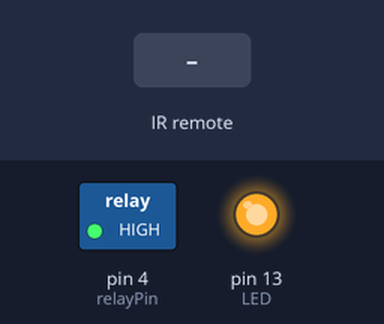
Recording of a sketch running on a simulated Arduino Uno, built with avr-gcc and run on an emulated ATmega328P. On the bench: switched loads named in the sketch (green lamp = pin HIGH), output pins drawn as LEDs (lit = HIGH). Inputs (shaded band) come from the test bench.

Above: at 1.2 s.
1.3 s: infrared code 0xFF42BD received
At 2.0 s:
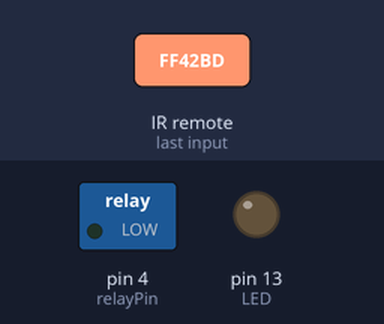
2.8 s: infrared code 0xFF52AD received
At 3.2 s:
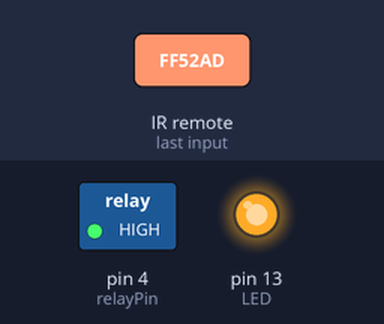
Timing chart, 0 to 5.8 s (numbered marks = the images above; inputs shaded):
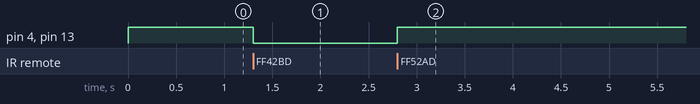

Measured:
- after the input at 1.3 s, pin 4 (relayPin), pin 13 (LED): HIGH → LOW at once
- after the input at 2.8 s, pin 4 (relayPin), pin 13 (LED): LOW → HIGH at once

The sketch:

CH13_2.ino
```cpp
// ===== ch13_2.ino =====
// ===== 遙控器控制繼電器 =====
#include <IRremote.h>  //掛載IRremote函數庫
const int IRR=A1;     //宣告A1腳連接IRR信號
IRrecv irrecv(IRR);     //建構接收物件
decode_results results;   //建構解碼結果物件
const int LED=13;      //宣告5腳連接LED信號
const int relayPin=4;   //宣告4腳連接relayPin信號
const int ON=0, OFF=1;    //宣告ON/OFF信號(低態動作)
int SW=OFF;       //宣告SW變數
#define keyOn 0xFF42BD  //定義keyOn(*)編碼
#define keyOff 0xFF52AD //定義keyOff(#)編碼
/*
向*鍵的編碼：0xFF42BD
向#鍵的編碼：0xFF52AD
*/

//初始設定
void setup() {
  pinMode(relayPin, OUTPUT);    //將relayPin規劃為輸出接腳
  digitalWrite(relayPin, OFF);    //將relayPin的初值設定為OFF
  pinMode(LED, OUTPUT);   //將LED規劃為輸出接腳
  digitalWrite(LED, OFF);     //將LED的初值設定為OFF
  pinMode(relayPin, OUTPUT);    //將relayPin規劃為輸出接腳
  irrecv.enableIRIn();      //啟用接收功能
}
//主程式
void loop() {
  if (irrecv.decode(&results)) {  //若接收到資料，則解碼
    if (results.value==keyOff) {    //若遙控器按#鍵
      SW=OFF;
    }
    else if (results.value==keyOn) {  //若遙控器按*鍵
      SW=ON;
    }
    irrecv.resume();    //進入待命狀態
  }
  digitalWrite(relayPin,SW);  //驅動繼電器
  digitalWrite(LED,SW); //驅動LED
}
```
